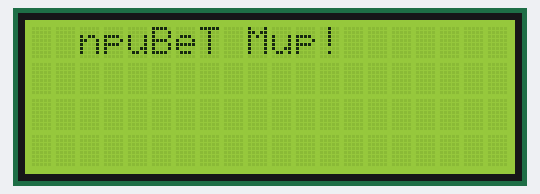
Recording of a sketch running on a simulated Arduino Uno, built with avr-gcc and run on an emulated ATmega328P. On the bench: 20×4 character LCD.

Above: at 0.23 s.
At 0.86 s:
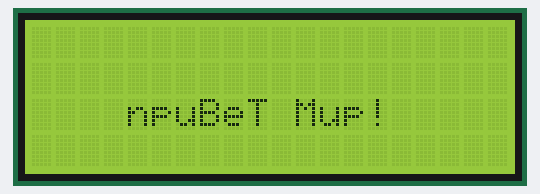
At 1.49 s:
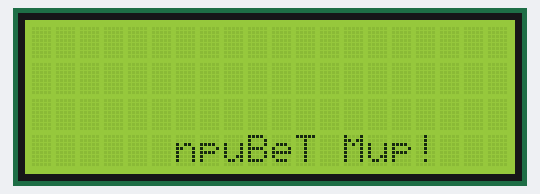

Measured:
- by itself, everything shown: repeats every 1.6 s, in 5 steps

The sketch:

ic2_display.ino
```cpp
#include <Wire.h>
#include <LiquidCrystal_I2C.h>
int y = 0;
LiquidCrystal_I2C lcd(0x27,20,4);   /* Задаем адрес и размерность дисплея.
При использовании LCD I2C модуля с дисплеем 20х04 ничего в коде изменять не требуется, cледует только задать правильную размерность */

void setup()
{
  lcd.init();                            // Инициализация lcd
  lcd.backlight();


}

void loop() {
  int x = 1;
  for( y=0; y<=4;y++){
    x = x+1;
    lcd.clear();
    lcd.setCursor(x, y);                   // Устанавливаем курсор в начало 2 строки
  lcd.print("npuBeT Mup!");              // Выводим текст
  delay(300);
  }


}
```
